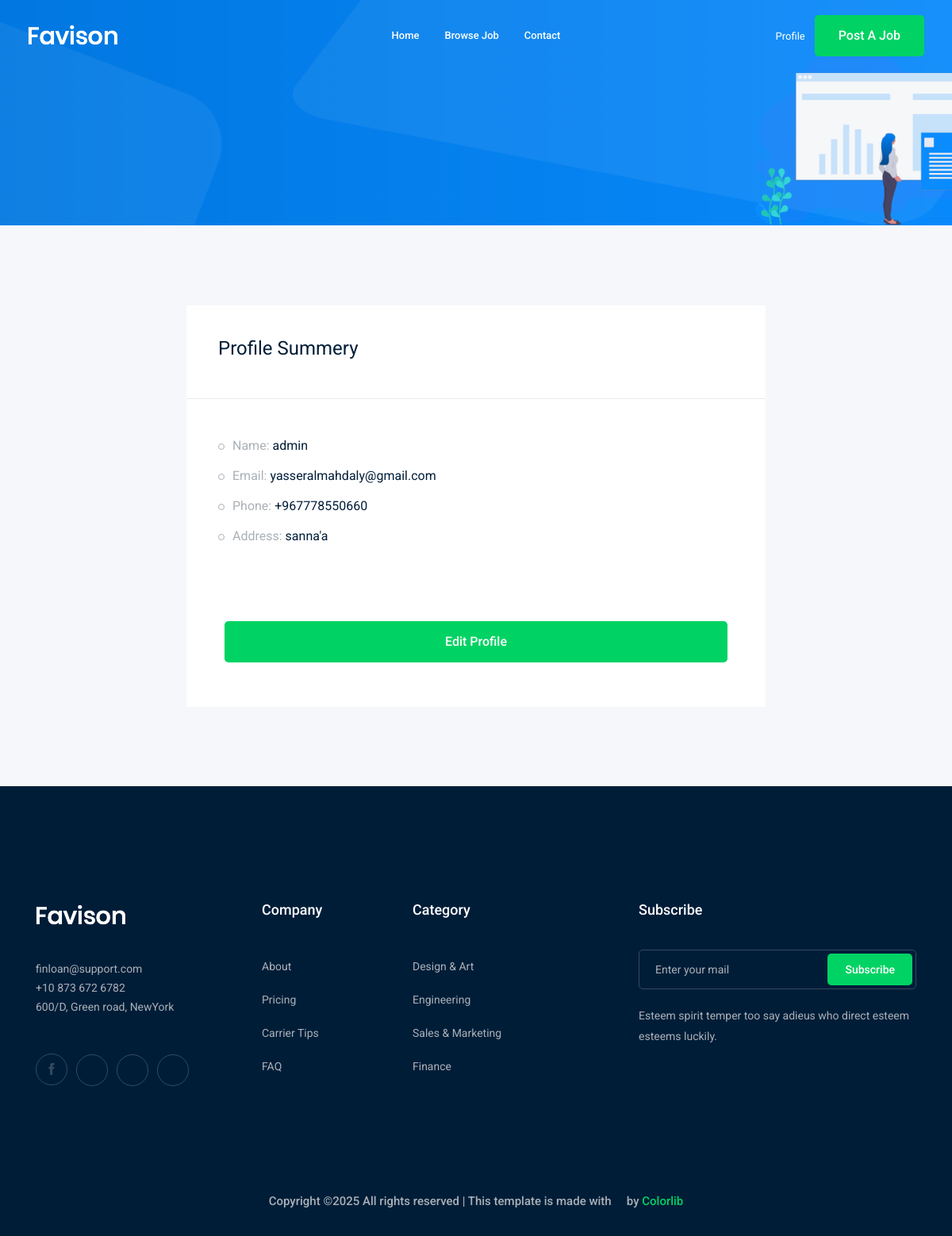
The app's page /accounts/profile (signed in) with its own data.
### accounts/models.py (models this page shows)
class Profile(models.Model):
    user=models.OneToOneField(User, on_delete=models.CASCADE)
    city=models.ForeignKey('City', related_name="user_city", on_delete=models.CASCADE, null=True,blank=True)
    phone_number=models.CharField(max_length=15)
    image=models.ImageField(upload_to='profile/')
    def __str__(self):
        return str(self.user)

class City(models.Model):
    name=models.CharField(max_length=30)
    def __str__(self):
        return self.name

### accounts/views.py (the view)
# urls.py: path('profile',views.profile,name='profile'),
def profile(request):
    profile=Profile.objects.get(user=request.user)
    return render(request,'accounts/profile.html',{'profile':profile})

### accounts/templates/accounts/profile.html (shortened to what this page needs)
{% extends "base.html" %}
{% load django_bootstrap5 %}
{% block body %}
    <div class="bradcam_area bradcam_bg_1">
        <div class="container">
            <div class="row">
                <div class="col-xl-12">
                </div>
            </div>
        </div>
    </div>
    <div class="job_details_area">
        <div class="container">
            <div class="row">
                <div class="col-lg-8 mx-auto">
                    <div class="job_sumary">
                        <div class="summery_header">
                            <h3>Profile Summery</h3>
                        </div>
                        <div class="job_content">
                            <ul>
                                <li>Name: <span>{{profile}}</span></li>
                                <li>Email: <span>{{profile.user.email}}</span></li>
                                <li>Phone: <span>{{profile.phone_number}}</span></li>
                                <li>Address: <span>{{profile.city}}</span></li>
                            </ul>
                        </div>
                        <div class='p-5'>
                           <center> <a class="boxed-btn3 w-100 mb-2" href="{% url 'accounts:profile_edit' %}" >Edit Profile</a></center>
                        </div>
                    </div>
                </div>
            </div>
        </div>
    </div>
{% endblock body %}

### records on screen
Profile: user.username "admin", user.email "yasseralmahdaly@gmail.com", phone_number "+967778550660", city "sanna'a"
